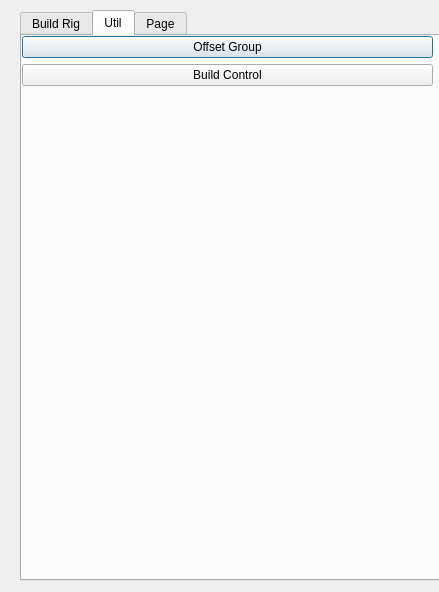
<?xml version="1.0" encoding="UTF-8"?>
<ui version="4.0">
 <class>Dialog</class>
 <widget class="QDialog" name="Dialog">
  <property name="geometry">
   <rect>
    <x>0</x>
    <y>0</y>
    <width>439</width>
    <height>592</height>
   </rect>
  </property>
  <property name="windowTitle">
   <string>Dialog</string>
  </property>
  <widget class="QTabWidget" name="tabWidget">
   <property name="geometry">
    <rect>
     <x>20</x>
     <y>10</y>
     <width>451</width>
     <height>571</height>
    </rect>
   </property>
   <property name="currentIndex">
    <number>1</number>
   </property>
   <widget class="QWidget" name="build_rig">
    <attribute name="title">
     <string>Build Rig</string>
    </attribute>
   </widget>
   <widget class="QWidget" name="tab_2">
    <attribute name="title">
     <string>Util</string>
    </attribute>
    <widget class="QWidget" name="verticalLayoutWidget">
     <property name="geometry">
      <rect>
       <x>0</x>
       <y>0</y>
       <width>411</width>
       <height>541</height>
      </rect>
     </property>
     <layout class="QVBoxLayout" name="verticalLayout">
      <item>
       <widget class="QPushButton" name="btn_group">
        <property name="text">
         <string>Offset Group</string>
        </property>
       </widget>
      </item>
      <item>
       <widget class="QPushButton" name="pushButton">
        <property name="text">
         <string>Build Control</string>
        </property>
       </widget>
      </item>
      <item>
       <spacer name="verticalSpacer">
        <property name="orientation">
         <enum>Qt::Vertical</enum>
        </property>
        <property name="sizeHint" stdset="0">
         <size>
          <width>20</width>
          <height>40</height>
         </size>
        </property>
       </spacer>
      </item>
     </layout>
    </widget>
   </widget>
   <widget class="QWidget" name="tab_5">
    <attribute name="title">
     <string>Page</string>
    </attribute>
   </widget>
  </widget>
 </widget>
 <resources/>
 <connections/>
</ui>
